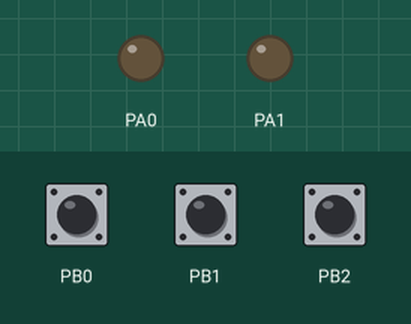
The program below on a simulated ATmega32, built with avr-gcc and emulated at 1 MHz. Parts: output pins drawn as LEDs (lit = HIGH). The inputs (shaded band) are chosen by the test bench; at power-on: PB2 HIGH, PB0 HIGH, PB1 HIGH.

Above: at 1.2 s.
1.3 s: PB2 pulled LOW for 0.15 s
At 1.4 s:
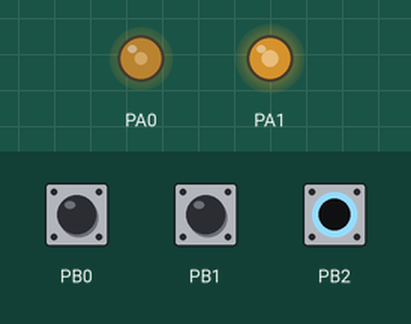
3.0 s: PB0 pulled LOW for 0.15 s
At 3.07 s:
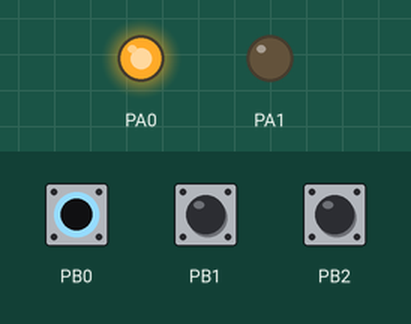
4.6 s: PB1 pulled LOW for 0.15 s
At 4.67 s:
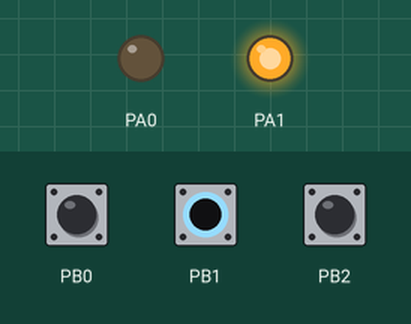
6.2 s: PB1 pulled LOW for 3.2 s
At 9.7 s:
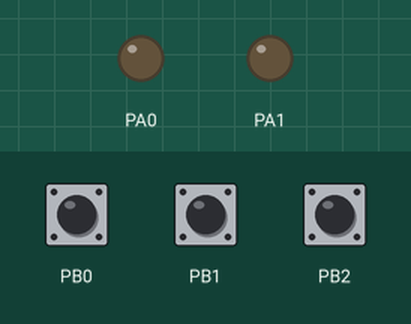
10.9 s: PB0 pulled LOW for 3.2 s
At 12.0 s:
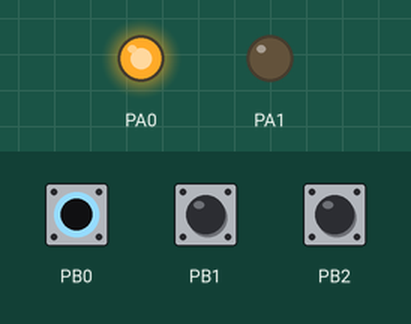
15.6 s: PB0 driven LOW and PB1 driven LOW
At 16.8 s:
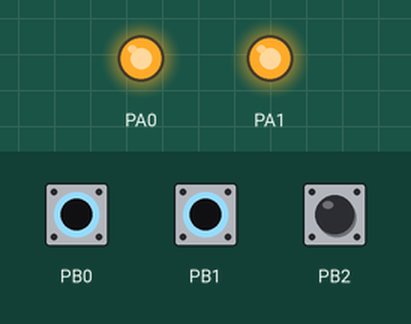
Timing chart, 0 to 18.1 s (numbered marks = the images above; inputs shaded):
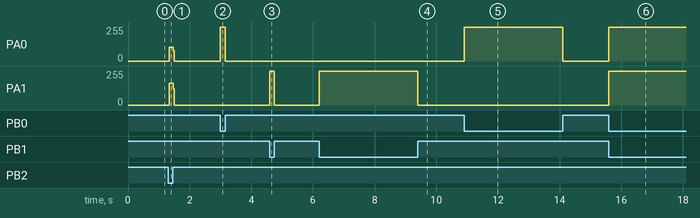

Measured:
- after the input at 1.3 s, PA0: 0/255 → 104/255 at once, → 0/255 0.12 s later; PA1: 0/255 → 162/255 at once, → 0/255 0.12 s later
- after the input at 3.0 s, PA0: 0/255 → 255/255 at once, → 0/255 0.15 s later
- after the input at 4.6 s, PA1: 0/255 → 255/255 at once, → 0/255 0.15 s later
- after the input at 6.2 s, PA1: 0/255 → 255/255 at once, → 0/255 3.2 s later
- after the input at 10.9 s, PA0: 0/255 → 255/255 at once, → 0/255 3.2 s later
- after the input at 15.6 s, PA0, PA1: 0/255 → 255/255 at once

The program:

main.c
```c
/*
 * main.c
 *
 *  Created on: Oct 6, 2023
 *      Author: HP
 */
#include <util/delay.h>
#include <avr/io.h>
typedef unsigned char u8;

/*#define DDRA *((u8*)0x3A)
#define PORTA *((u8*)0x3B)
#define PINA *(( volatile u8*)0x39)

#define DDRB *((u8*)0x37)
#define PORTB *((u8*)0x38)*/

int main(void)
{
	//pin 0 out off
	DDRA |=1;
	PORTA &= ~1;
	//pin 1 out off
	DDRA |= (1<<1);
	PORTA &= ~(1<<1);
	//sw0 in
	DDRB &= ~1;
	//pull up
	PORTB |=1;

	//sw1 in
	DDRB &= ~(1<<1);
	//pull up
	PORTB |=(1<<1);

	//sw2 in
	DDRB &= ~(1<<2);
	//pull up
	PORTB |=(1<<2);

	while(1)
	{
		if((PINB&1)==0)
		{
			PORTA |= 1;
		}
		else PORTA &= ~1;

		 if( ((PINB>>1)&1)==0 ) PORTA |= (1<<1);
		 else PORTA &= ~(1<<1);
		 if( ((PINB>>2)&1)==0 )
			{
			PORTA |= 1;
			PORTA |= (1<<1);
			}
	}


	return 0;
}
```
